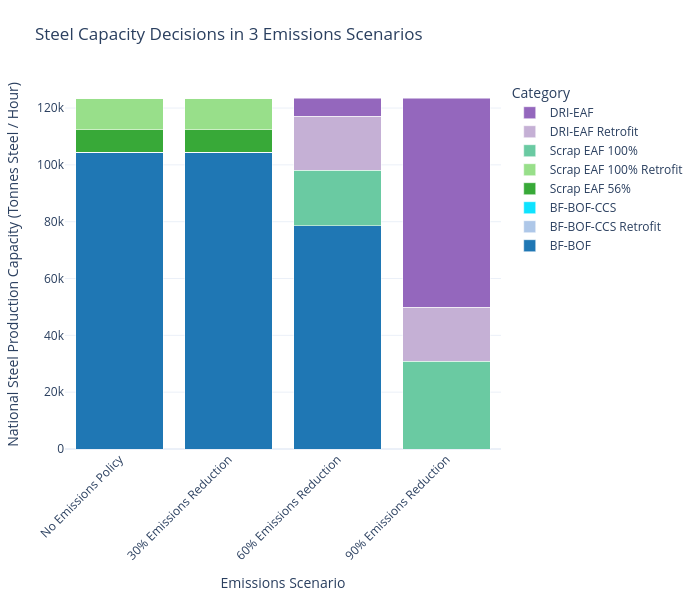

The code cell stored with this chart in its notebook:
### Code cell
plot_stacked_bar(
    consolidate_capacity(steel_df).T,
    scenario_map=scenario_map,
    name_map=tech_name_map,
    color_map=custom_color_map,
    title_name = "Steel Capacity Decisions in 3 Emissions Scenarios",
    xaxis_name="Emissions Scenario",
    yaxis_name="National Steel Production Capacity (Tonnes Steel / Hour)",
    width=700
)

### Figure 1 — Plotly figure (JSON) as saved in the notebook; plotly's stock layout.template omitted (floating-point values rounded to 4 significant figures)
{"data": [{"hovertemplate": "Category=BF-BOF<br>Emissions Scenario=%{x}<br>National Steel Production Capacity (Tonnes Steel / Hour)=%{y}<extra></extra>", "legendgroup": "BF-BOF", "marker": {"color": "#1f77b4", "pattern": {"shape": ""}}, "name": "BF-BOF", "orientation": "v", "showlegend": true, "textposition": "auto", "type": "bar", "x": ["No Emissions Policy", "30% Emissions Reduction", "60% Emissions Reduction", "90% Emissions Reduction"], "xaxis": "x", "y": [104400.0, 104400.0, 78490.0, 0.004432], "yaxis": "y"}, {"hovertemplate": "Category=BF-BOF-CCS Retrofit<br>Emissions Scenario=%{x}<br>National Steel Production Capacity (Tonnes Steel / Hour)=%{y}<extra></extra>", "legendgroup": "BF-BOF-CCS Retrofit", "marker": {"color": "#aec7e8", "pattern": {"shape": ""}}, "name": "BF-BOF-CCS Retrofit", "orientation": "v", "showlegend": true, "textposition": "auto", "type": "bar", "x": ["No Emissions Policy", "30% Emissions Reduction", "60% Emissions Reduction", "90% Emissions Reduction"], "xaxis": "x", "y": [4.047e-26, 0.001614, 0.05514, 0.0005905], "yaxis": "y"}, {"hovertemplate": "Category=BF-BOF-CCS<br>Emissions Scenario=%{x}<br>National Steel Production Capacity (Tonnes Steel / Hour)=%{y}<extra></extra>", "legendgroup": "BF-BOF-CCS", "marker": {"color": "#0ee3ff", "pattern": {"shape": ""}}, "name": "BF-BOF-CCS", "orientation": "v", "showlegend": true, "textposition": "auto", "type": "bar", "x": ["No Emissions Policy", "30% Emissions Reduction", "60% Emissions Reduction", "90% Emissions Reduction"], "xaxis": "x", "y": [1.388e-26, 0.0006206, 0.02726, 0.0005578], "yaxis": "y"}, {"hovertemplate": "Category=Scrap EAF 56%<br>Emissions Scenario=%{x}<br>National Steel Production Capacity (Tonnes Steel / Hour)=%{y}<extra></extra>", "legendgroup": "Scrap EAF 56%", "marker": {"color": "#38a938", "pattern": {"shape": ""}}, "name": "Scrap EAF 56%", "orientation": "v", "showlegend": true, "textposition": "auto", "type": "bar", "x": ["No Emissions Policy", "30% Emissions Reduction", "60% Emissions Reduction", "90% Emissions Reduction"], "xaxis": "x", "y": [7921.0, 7921.0, 0.0399, 0.01215], "yaxis": "y"}, {"hovertemplate": "Category=Scrap EAF 100% Retrofit<br>Emissions Scenario=%{x}<br>National Steel Production Capacity (Tonnes Steel / Hour)=%{y}<extra></extra>", "legendgroup": "Scrap EAF 100% Retrofit", "marker": {"color": "#98df8a", "pattern": {"shape": ""}}, "name": "Scrap EAF 100% Retrofit", "orientation": "v", "showlegend": true, "textposition": "auto", "type": "bar", "x": ["No Emissions Policy", "30% Emissions Reduction", "60% Emissions Reduction", "90% Emissions Reduction"], "xaxis": "x", "y": [11070.0, 11070.0, 0.02305, 0.1441], "yaxis": "y"}, {"hovertemplate": "Category=Scrap EAF 100%<br>Emissions Scenario=%{x}<br>National Steel Production Capacity (Tonnes Steel / Hour)=%{y}<extra></extra>", "legendgroup": "Scrap EAF 100%", "marker": {"color": "#6acaa2", "pattern": {"shape": ""}}, "name": "Scrap EAF 100%", "orientation": "v", "showlegend": true, "textposition": "auto", "type": "bar", "x": ["No Emissions Policy", "30% Emissions Reduction", "60% Emissions Reduction", "90% Emissions Reduction"], "xaxis": "x", "y": [1.23e-25, 0.02766, 19680.0, 30900.0], "yaxis": "y"}, {"hovertemplate": "Category=DRI-EAF Retrofit<br>Emissions Scenario=%{x}<br>National Steel Production Capacity (Tonnes Steel / Hour)=%{y}<extra></extra>", "legendgroup": "DRI-EAF Retrofit", "marker": {"color": "#c5b0d5", "pattern": {"shape": ""}}, "name": "DRI-EAF Retrofit", "orientation": "v", "showlegend": true, "textposition": "auto", "type": "bar", "x": ["No Emissions Policy", "30% Emissions Reduction", "60% Emissions Reduction", "90% Emissions Reduction"], "xaxis": "x", "y": [4.547e-26, 0.01317, 18990.0, 18990.0], "yaxis": "y"}, {"hovertemplate": "Category=DRI-EAF<br>Emissions Scenario=%{x}<br>National Steel Production Capacity (Tonnes Steel / Hour)=%{y}<extra></extra>", "legendgroup": "DRI-EAF", "marker": {"color": "#9467bd", "pattern": {"shape": ""}}, "name": "DRI-EAF", "orientation": "v", "showlegend": true, "textposition": "auto", "type": "bar", "x": ["No Emissions Policy", "30% Emissions Reduction", "60% Emissions Reduction", "90% Emissions Reduction"], "xaxis": "x", "y": [5.875e-25, 0.09376, 6214.0, 73490.0], "yaxis": "y"}], "layout": {"barmode": "stack", "height": 600, "legend": {"title": {"text": "Category"}, "tracegroupgap": 0, "traceorder": "reversed"}, "margin": {"b": 80, "l": 60, "r": 60, "t": 80}, "title": {"text": "Steel Capacity Decisions in 3 Emissions Scenarios"}, "width": 700, "xaxis": {"anchor": "y", "domain": [0, 1], "tickangle": -45, "title": {"text": "Emissions Scenario"}}, "yaxis": {"anchor": "x", "domain": [0, 1], "title": {"text": "National Steel Production Capacity (Tonnes Steel / Hour)"}}}}
